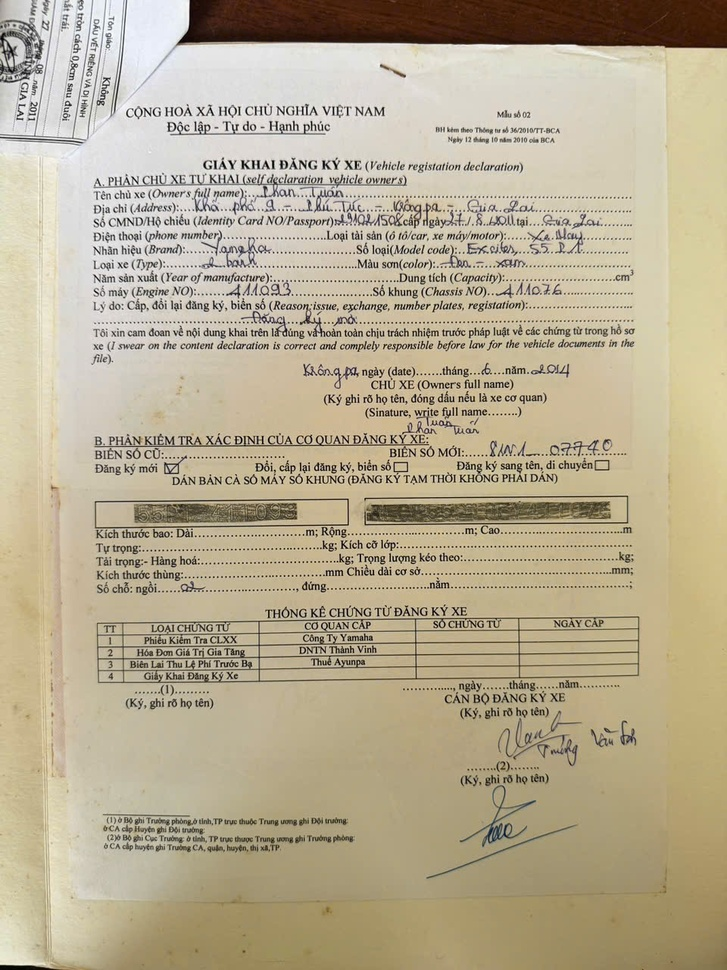
#> input picture input.jpg, 727 x 970 px, shrunk from 960 x 1280 before the run
$ python demo2.py
#> lines starting #> are read from the running program, lines starting #| are printed output that depends on the picture; after the words box and inside, x2 and y2 are one past the last pixel; in counts of white or black regions, pixels touching at a corner belong together
import cv2
import numpy as np
import os


# =========================
# Utility: sắp xếp 4 điểm
# =========================
def order_points(pts):
    rect = np.zeros((4, 2), dtype="float32")

    s = pts.sum(axis=1)
    diff = np.diff(pts, axis=1)

    rect[0] = pts[np.argmin(s)]      # top-left
    rect[2] = pts[np.argmax(s)]      # bottom-right
    rect[1] = pts[np.argmin(diff)]   # top-right
    rect[3] = pts[np.argmax(diff)]   # bottom-left

    return rect


# =========================
# Lọc contour đúng là giấy (bắt tờ ở trên)
# =========================
def find_document_contour(contours, image_shape):

    img_h, img_w = image_shape[:2]
    img_area = img_h * img_w

    candidates = []

    for c in contours:
        area = cv2.contourArea(c)

        if area < 0.1 * img_area:   # giảm ngưỡng để không loại tờ trên
            continue

        hull = cv2.convexHull(c)
        hull_area = cv2.contourArea(hull)

        if hull_area == 0:
            continue

        solidity = area / hull_area

        # approx để xem có gần hình chữ nhật không
        peri = cv2.arcLength(c, True)
        approx = cv2.approxPolyDP(c, 0.02 * peri, True)

        # cần ít nhất 4 cạnh
        if len(approx) < 4:
            continue

        # score ưu tiên:
        # 1️⃣ solidity cao (ít bị che)
        # 2️⃣ diện tích đủ lớn
        score = solidity * 2 + (area / img_area)

        candidates.append((c, score))

    if not candidates:
        return None

    # chọn contour có score cao nhất
    best = sorted(candidates, key=lambda x: x[1], reverse=True)[0][0]

    return best


# =========================
# DEBUG PIPELINE
# =========================
def debug_pipeline(image_path):

#> called with image_path = 'input.jpg'
    image = cv2.imread(image_path)
#> image is the input picture: shape (970, 727, 3); mean B, G, R 146.1, 172.5, 183.8
    if image is None:
        raise Exception("Không đọc được ảnh")

    os.makedirs("debug", exist_ok=True)

    # 1️⃣ Grayscale
    gray = cv2.cvtColor(image, cv2.COLOR_BGR2GRAY)
    cv2.imwrite("debug/1_gray.jpg", gray)

    # 2️⃣ Edge detection
    lab = cv2.cvtColor(image, cv2.COLOR_BGR2LAB)
#> lab: shape (970, 727, 3); mean of channels 0, 1, 2 179.6, 128, 143.3
    L, A, B = cv2.split(lab)

    edges = cv2.Canny(L, 30, 120)
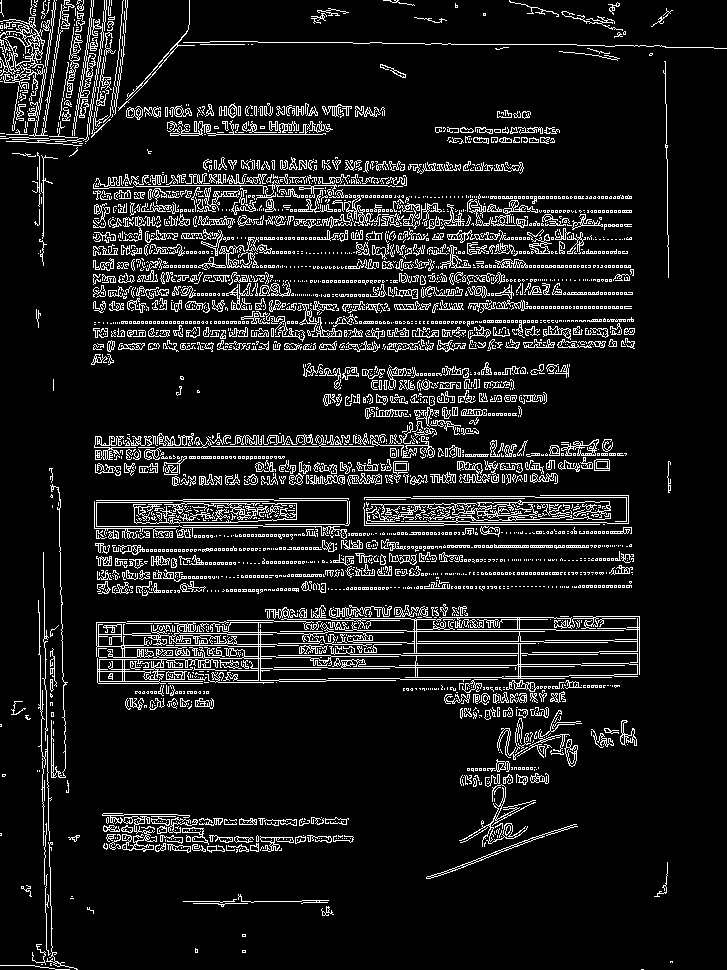
#> edges: shape (970, 727); 10.3% white in thin lines or dots
    cv2.imwrite("debug/2_edges.jpg", edges)

    # 3️⃣ Hough Line detection
    lines = cv2.HoughLinesP(
        edges,
        1,
        np.pi / 180,
        threshold=100,
        minLineLength=0.2 * max(image.shape),
        maxLineGap=30
    )
#> lines = 197 rows, first 6: [96, 239, 631, 239], [142, 182, 534, 574], [97, 660, 437, 655], [93, 253, 627, 253], [191, 635, 438, 631], [95, 336, 570, 336]

    line_img = image.copy()

    if lines is not None:
        for line in lines:
            x1, y1, x2, y2 = line[0]
            cv2.line(line_img, (x1, y1), (x2, y2), (0,255,0), 3)
#> this loop made 197 passes

    cv2.imwrite("debug/3_hough_lines.jpg", line_img)

    # morphology
    kernel = np.ones((7,7), np.uint8)
    edges = cv2.morphologyEx(edges, cv2.MORPH_CLOSE, kernel)
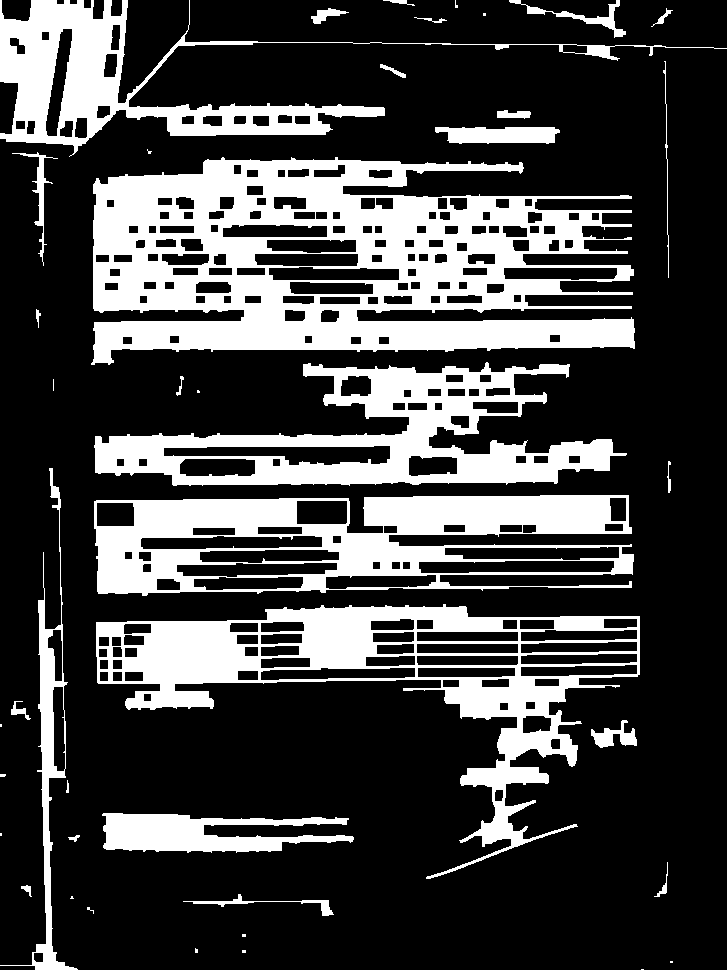
#> edges: shape (970, 727); 26.3% white; 42 white regions (15 under 20 px)

    cv2.imwrite("debug/3.1_morphology.jpg", edges)

    # 4️⃣ Tìm contour
    contours, _ = cv2.findContours(edges, cv2.RETR_EXTERNAL, cv2.CHAIN_APPROX_SIMPLE)
#> contours = 42 contours, 17 with area under 20; largest, box (x1, y1, x2, y2) and area: (91, 157, 635, 365) 80676, (96, 604, 640, 879) 46915, (94, 495, 634, 596) 43192, (94, 362, 627, 486) 31156, (0, 0, 727, 157) 21284

    all_contours_img = image.copy()
    cv2.drawContours(all_contours_img, contours, -1, (0,255,0), 3)
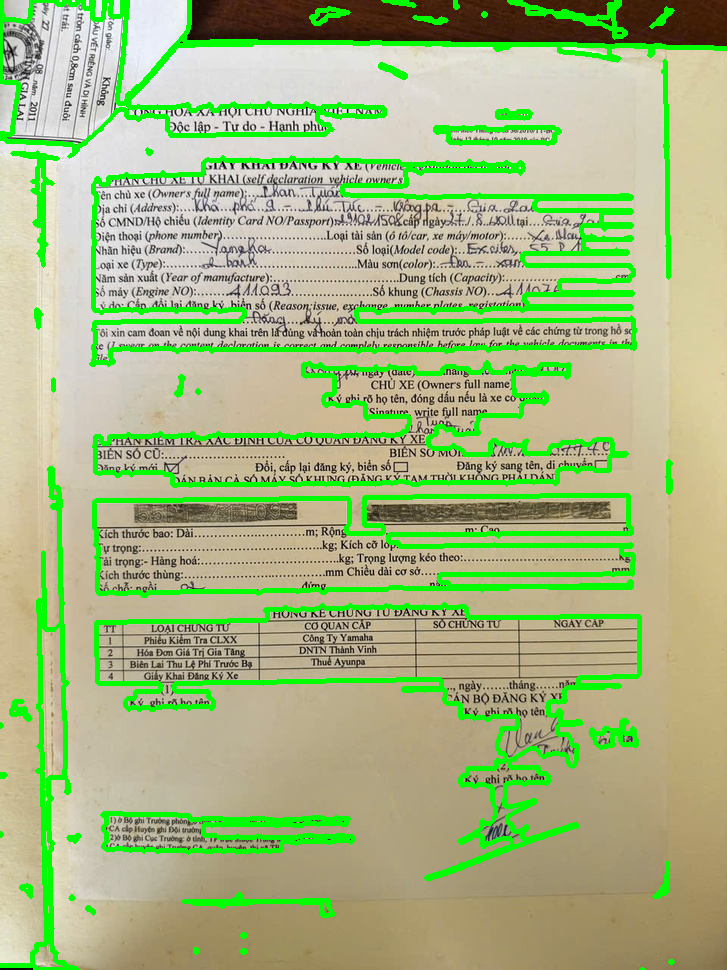
#> all_contours_img: shape (970, 727, 3); 11.38% of pixels changed, all inside (x1, y1, x2, y2) = (0, 0, 727, 970)
    cv2.imwrite("debug/4_all_contours.jpg", all_contours_img)

    if not contours:
        raise Exception("Không tìm thấy contour")

    # 5️⃣ Chọn contour giấy
    contour = find_document_contour(contours, image.shape)
#> the loop in find_document_contour, `for c in contours:` made 42 passes
#> area on passes 8, 9, 10, 11, 13, 17, 18, 19, 20, 21, 22, 25: 320.5, 42, 49, 26.5, 5653.5, 517.5, 91, 46915, 43192, 5334.5, 33, 27
#> (area, hull_area, solidity, peri, score) on pass 28: (80676, 103436, 0.78, 3865.1, 1.67)
#> after the loop in find_document_contour, `for c in contours:`: candidates = 1 item
#> in find_document_contour, `best = sorted(candidates, key=lambda x: x[1], reverse=True)[0][0]`: best = contour of 508 points, box (x1, y1, x2, y2) (91, 157, 635, 365), area 80676
#> contour has the same summary as best in find_document_contour

    if contour is None:
        raise Exception("Không tìm được giấy phù hợp")

    selected_contour_img = image.copy()
    cv2.drawContours(selected_contour_img, [contour], -1, (255,0,0), 5)
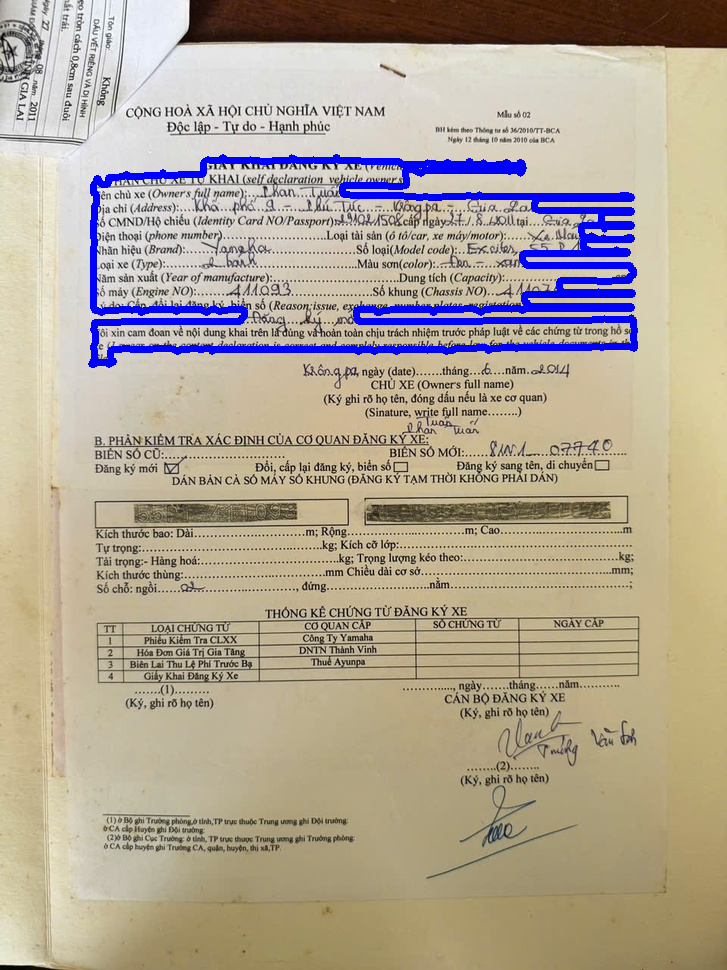
#> selected_contour_img: shape (970, 727, 3); 3.37% of pixels changed, all inside (x1, y1, x2, y2) = (88, 154, 638, 368)
    cv2.imwrite("debug/5_selected_contour.jpg", selected_contour_img)

    # 6️⃣ Approx polygon
    peri = cv2.arcLength(contour, True)
#> peri = 3865.1
    approx = cv2.approxPolyDP(contour, 0.02 * peri, True)
#> approx = contour of 11 points, box (x1, y1, x2, y2) (91, 162, 635, 365), area 77417

    approx_img = image.copy()
    cv2.drawContours(approx_img, [approx], -1, (0,255,255), 5)
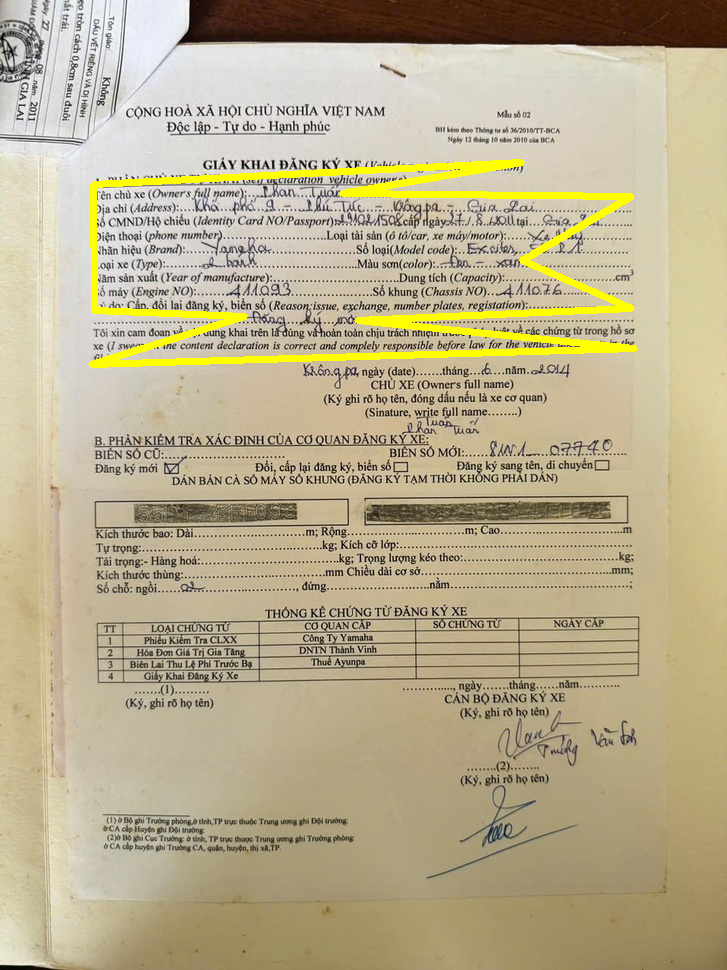
#> approx_img: shape (970, 727, 3); 2.54% of pixels changed, all inside (x1, y1, x2, y2) = (88, 159, 638, 368)
    cv2.imwrite("debug/6_approx_polygon.jpg", approx_img)

    # 7️⃣ Lấy 4 góc
    if len(approx) >= 4:
        pts = approx.reshape(-1, 2)
#> pts = [[93, 184], [94, 310], [244, 316], [91, 364], [634, 348], [357, 320], [631, 308], [522, 260], [631, 196], [342, 193], [521, 162]]

        if len(pts) > 4:
            hull = cv2.convexHull(contour)
#> hull = contour of 14 points, box (x1, y1, x2, y2) (91, 157, 635, 365), area 103436
            pts = hull.reshape(-1, 2)
#> pts = 14 rows, first 8: [337, 157], [521, 162], [628, 195], [631, 196], [633, 269], [634, 328], [634, 348], [109, 364]

            s = pts.sum(axis=1)
#> s = [494, 683, 823, 827, 902, 962, 982, 473, 455, 454, 277, 274, 366, 379]
            diff = np.diff(pts, axis=1).reshape(-1)
#> diff = [-180, -359, -433, -435, -364, -306, -286, 255, 273, 272, 91, 82, -48, -65]

            tl = pts[np.argmin(s)]
#> tl = [96, 178]
            br = pts[np.argmax(s)]
#> br = [634, 348]
            tr = pts[np.argmin(diff)]
#> tr = [631, 196]
            bl = pts[np.argmax(diff)]
#> bl = [91, 364]

            quad = np.array([tl, tr, br, bl], dtype=np.float32)
#> quad = [[96, 178], [631, 196], [634, 348], [91, 364]]
        else:
            quad = approx.reshape(4, 2).astype(np.float32)
    else:
        raise Exception("Không đủ điểm để tạo quad")

    quad = order_points(quad)
#> in order_points, `s = pts.sum(axis=1)`: s = [274, 827, 982, 455]
#> in order_points, `diff = np.diff(pts, axis=1)`: diff = [82, -435, -286, 273]

    # 8️⃣ Vẽ 4 góc đỏ
    corner_img = image.copy()
    for point in quad:
        x, y = int(point[0]), int(point[1])
        cv2.circle(corner_img, (x, y), 15, (0,0,255), -1)
#> this loop made 4 passes
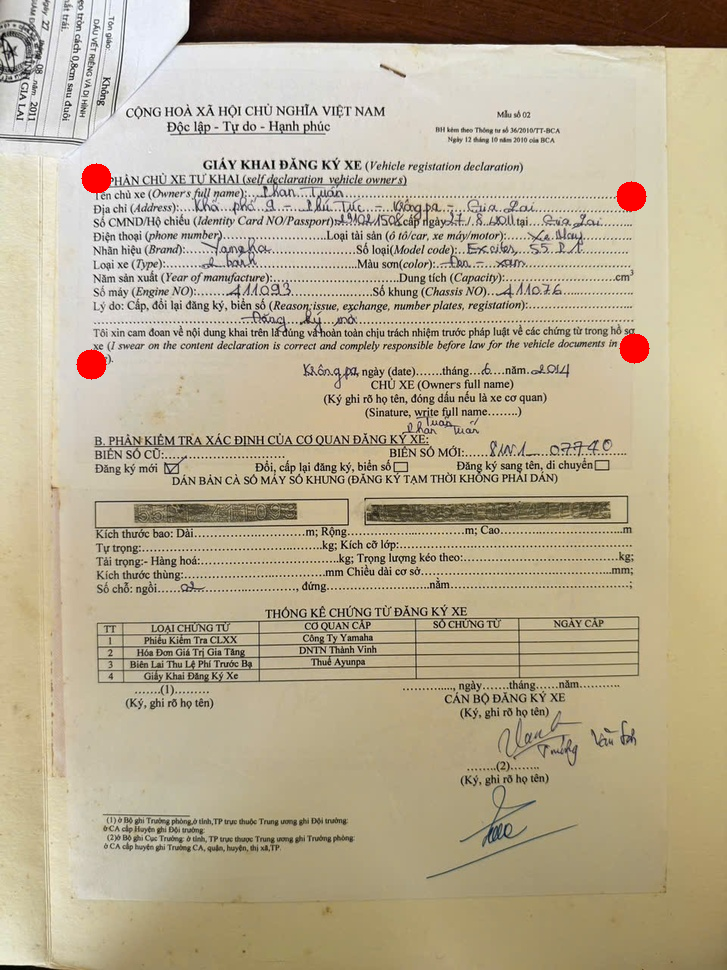
#> corner_img: shape (970, 727, 3); 0.4% of pixels changed, all inside (x1, y1, x2, y2) = (76, 163, 650, 380)

    cv2.imwrite("debug/7_corners.jpg", corner_img)

    print("Đã xuất toàn bộ ảnh debug trong thư mục /debug")


# =========================
# RUN
# =========================
if __name__ == "__main__":
    debug_pipeline("input.jpg")
